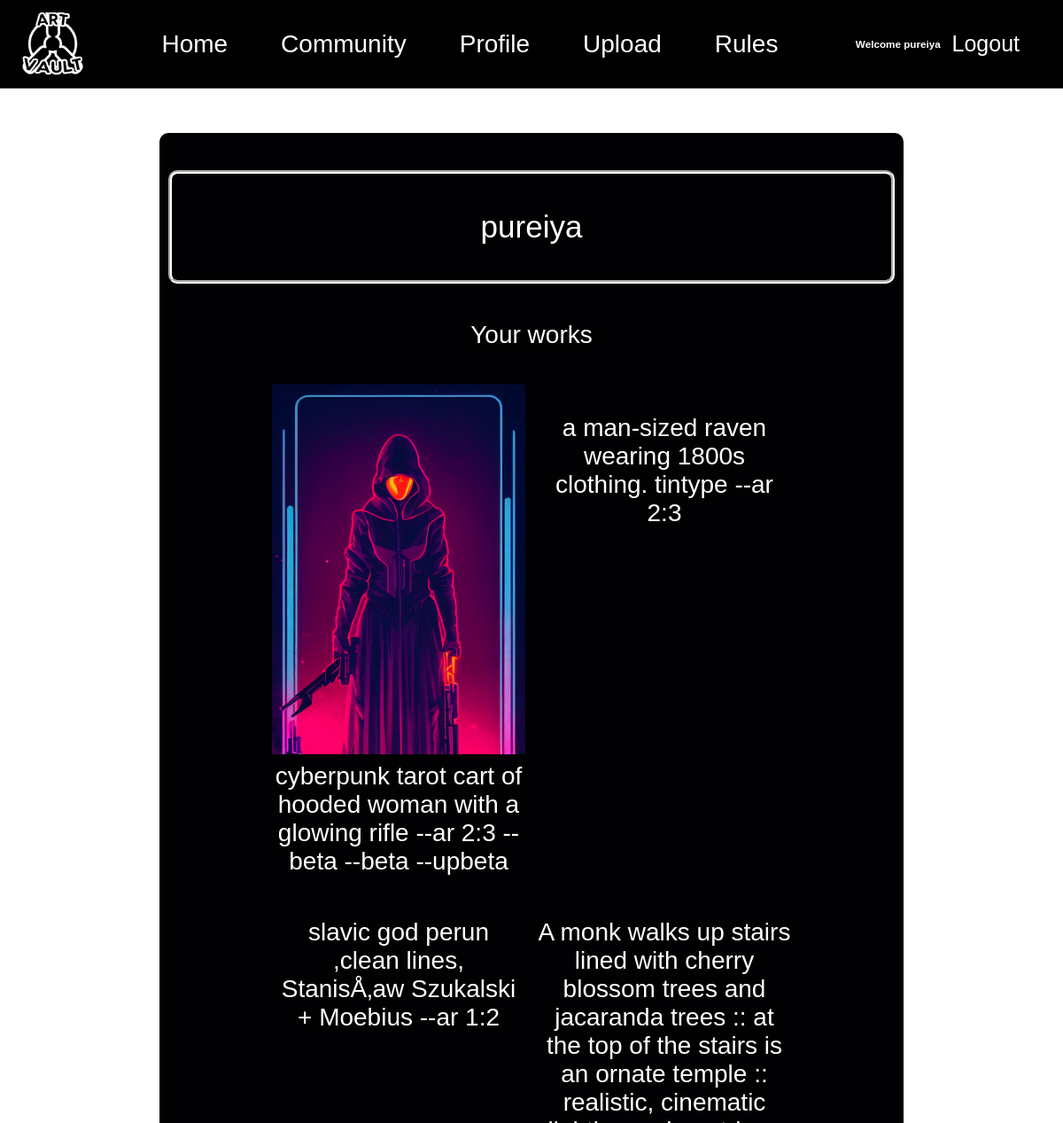
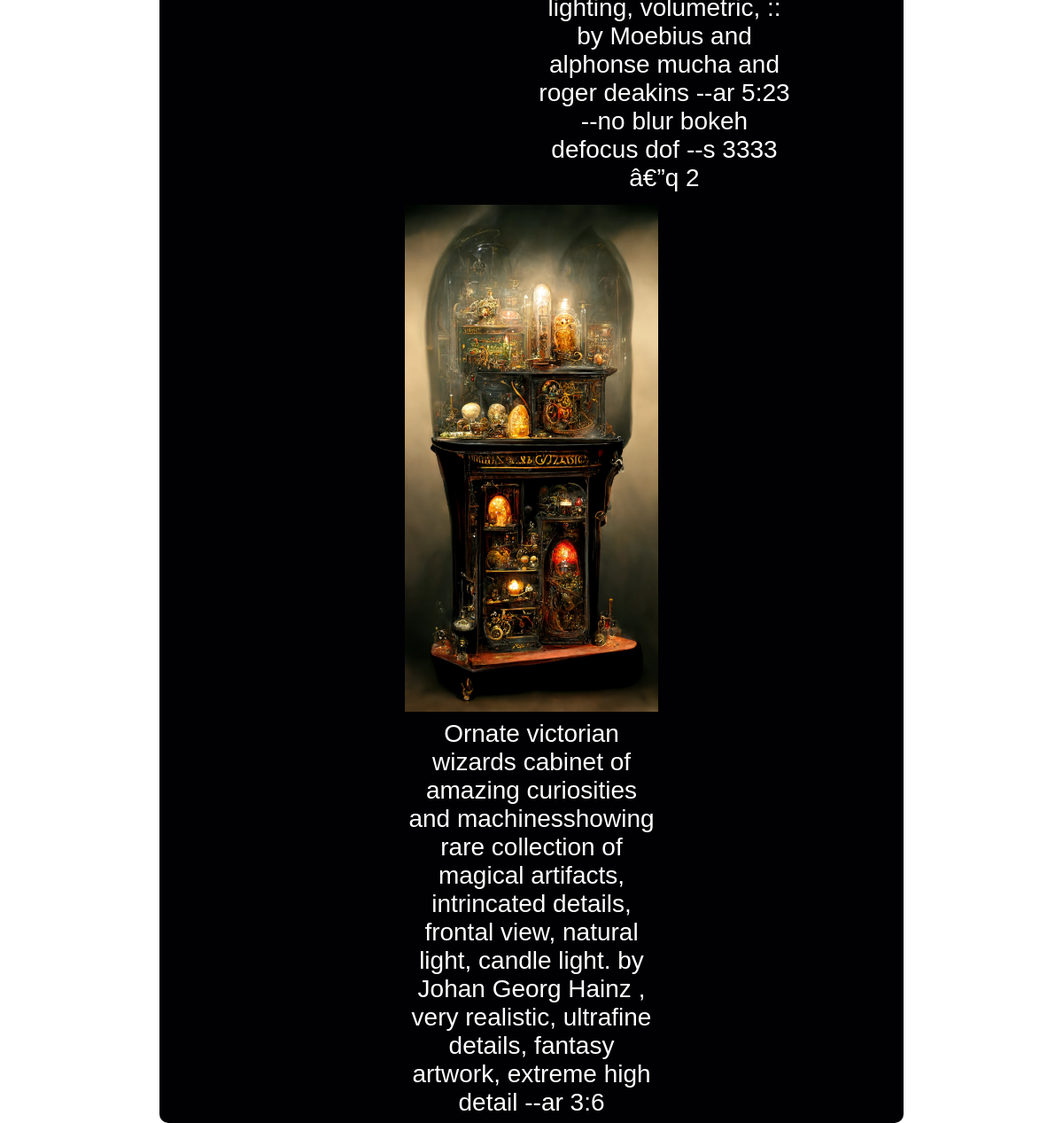
Screenshot of /profile.php (signed in) with the database file from the repository (2 pictures, top to bottom).
### tables this page shows
CREATE TABLE `images` (
  `img_id` int(10) NOT NULL,
  `userID` int(4) NOT NULL,
  `img_url` varchar(70) NOT NULL,
  `img_text` varchar(400) NOT NULL
);

### profile.php (the view, shortened to what this page needs)
<?php
include_once 'header.php';
include 'db_conn_file.php';
?>
<!DOCTYPE html>
<html lang="en">
<head>
</head>
<body align="center">
    <div id="profileDiv">
        <br>
        <div id="username" align="center">
            <br>
            <?= $_SESSION['uname'] ?>
            <br>
            <br>
        </div>
        <br>
        <div align="center">
            Your works
        </div>
        <br>
        <div id="uploadTable">
            <?php
            $sql = "SELECT *
            FROM images
            WHERE userID=$_SESSION[id]";
            $res = mysqli_query($conn, $sql);
            if (mysqli_num_rows($res) > 0) {
                while ($images = mysqli_fetch_assoc($res)) {
                    ?>
                    <div class="profileUploads">
                        <table>
                            <tr>
                                <td>
                                    <img src="uploads/<?= $images['img_url'] ?>" alt="">
                                </td>
                            </tr>
                            <tr>
                                <td>
                                    <div name="image_text" > <?= $images['img_text'] ?> </div>
                                </td>
                            </tr>
                        </table>
                    </div>
                    <?php
                }
            }
            ?>
        </div>
    </div>
</body>

### header.php (shortened to what this page needs)
<?php
if(isset($_SESSION['uname'])){
    echo '<!DOCTYPE html>
    <html lang="en">
    <head>
        <meta charset="UTF-8">
        <meta http-equiv="X-UA-Compatible" content="IE=edge">
        <meta name="viewport" content="width=device-width, initial-scale=1.0">
        <link rel="stylesheet" type = "text/css" href="cssFiles/header.css">
    </head>
    <body>
        <header class="header">
            <a href="index.php" class = "logo">
                <img src="images/ArtVaultLogo1.png" alt="">
            </a>
            <u1 class="navbar">
                <a href="index.php">Home</a>
                <a href="Community.php">Community</a>
                <a href="profile.php">Profile</a>
                <a href="Upload.php">Upload</a>
                <a href="Rules.php">Rules</a>
            </u1>
            <div class = "user">
                <h3 style=color:white> Welcome '  .$_SESSION['uname']. '</h3>;
                <a href = logout.php> Logout </a>
            <div class="bx bx-menu" id="menu-icon"></div>
            </div>
        </header>
    </body>
    </html>';
}
?>

### cssFiles/header.css (style rules this page uses)
:root { --main-color:#D3AD7F; --bg: #010103; --border: .1rem solid rgba(255,255,255,.3); }
* { font-family: Verdana, Geneva, Tahoma, sans-serif; margin:0; padding:0; box-sizing: border-box; outline: none; border: none; text-decoration: none; transition: .2s linear; }
header { position: fixed; background-color: black; width: 100%; height: 100px; display: flex; align-items: center; justify-content: space-between; padding: 18px 12%; top: 0; left: 0; right: 0; z-index: 1000; border-bottom: var(--border); transition: top .3s ease-in-out; }
header .logo { display: flex; align-items: left; float: left; height: 100%; background-color: black; }
header .navbar { display: flex; }
header .navbar a { color: #FFF; font-size: 2.8rem; font-weight: 500; padding: 5px 0; margin: 0px 30px; transition: all .5s ease; }
header .user { display: flex; align-items: center; }
header .user a { font-size: 2.5rem; margin-right: 25px; margin-left: 10px; color: #FFF; font-weight: 500; transition: all .5s ease; }
html { font-size: 62.5%; overflow-x: hidden; scroll-padding-top: 9rem; scroll-behavior: smooth; }
@media (max-width: 1280px) { header { padding: 14px 2%; transform: .2s; } }
@media (max-width: 1280px) { .navbar a { padding: 5px 0; margin: 0px 20px; } }

### rows the page displays
images: img_url (picture), img_text "cyberpunk tarot cart of hooded woman with a glowing rifle --ar 2:3 --beta --beta --upbeta"
images: img_text "a man-sized raven wearing 1800s clothing. tintype --ar 2:3"
images: img_text "slavic god perun ,clean lines, StanisÅ‚aw Szukalski + Moebius --ar 1:2"
images: img_text "A monk walks up stairs lined with cherry blossom trees and jacaranda trees :: at the top of the stairs is an ornate temple :: realistic, cinematic lighting, volumetric, :: by Moebius and alphonse mucha and roger deakins --ar 5:23 --no blur bokeh defocus dof --s 3333 â€”q 2"
images: img_url (picture), img_text "Ornate victorian wizards cabinet of amazing curiosities and machinesshowing rare collection of magical artifacts, intrincated details, frontal view, natural light, candle light. by Johan Georg Hainz , very realistic, ultrafine details, fantasy artwork, extreme high detail --ar 3:6"

### other values shown
$_SESSION['uname'] "pureiya"
